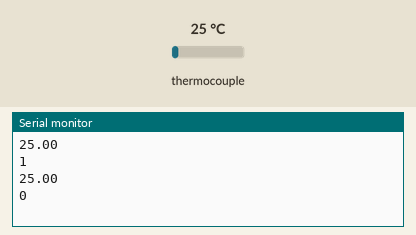
A sketch run on a simulated Arduino Uno, built with avr-gcc and run on an emulated ATmega328P. Shown: the last lines printed to the serial monitor. The inputs (shaded band) are chosen by the test bench; at power-on: thermocouple 25 °C.

Above: at 2.2 s.
2.3 s: thermocouple set to 6 °C
At 3.6 s:
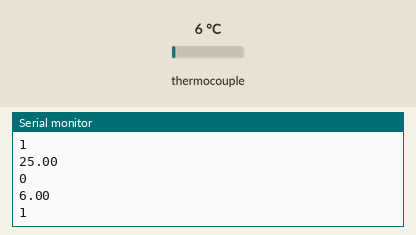
3.8 s: thermocouple set to 75 °C
At 4.7 s:
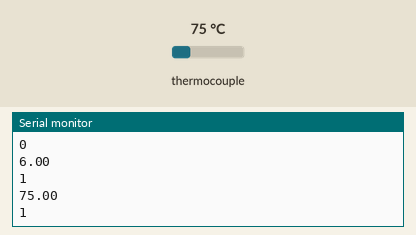
Timing chart, 0 to 6.8 s (numbered marks = the images above; inputs shaded):
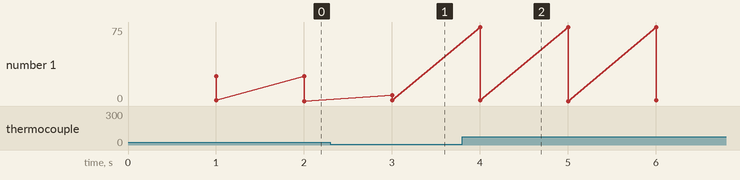

The sketch:

Test_04_MAX31865.ino
```cpp
#include <Adafruit_MAX31865.h>
#include <SPI.h>    // Needed for SD card
#include <Wire.h>

// Use software SPI: CS, DI, DO, CLK
Adafruit_MAX31865 thermo = Adafruit_MAX31865(4, 5, 6, 7);
//Adafruit_MAX31865 thermo = Adafruit_MAX31865(9);
float T_PT;

// The value of the Rref resistor. Use 430.0 for PT100
#define RREF      430.0
// The 'nominal' 0-degrees-C resistance of the sensor, 100.0 for PT100
#define RNOMINAL  100.0

void setup() {
  Serial.begin(57600);
  delay(1000);
  thermo.begin(MAX31865_4WIRE);  // initialize the sensor

}

void loop() {
  long t1 = millis();
  T_PT = thermo.temperature(RNOMINAL, RREF);
  long t2 = millis();
  Serial.println(T_PT);
  Serial.println(t2-t1);

  delay(1000);
}
```

Measured:
- after the input at 2.3 s, the serial monitor: prints a new line after 0.70 s (image 1)
- after the input at 3.8 s, the serial monitor: prints a new line after 0.20 s (image 2)
